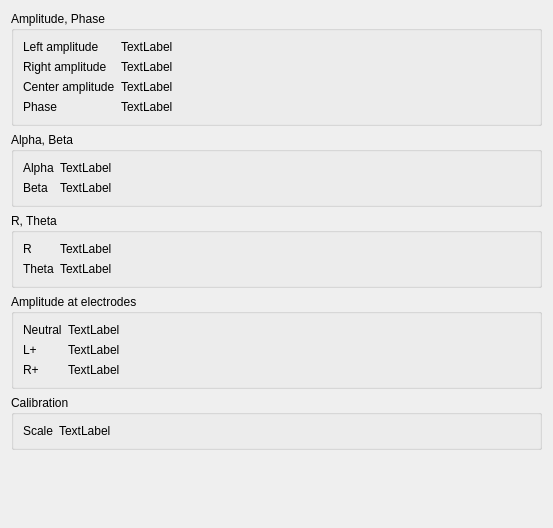
<?xml version="1.0" encoding="UTF-8"?>
<ui version="4.0">
 <class>WaveformDetails</class>
 <widget class="QWidget" name="WaveformDetails">
  <property name="geometry">
   <rect>
    <x>0</x>
    <y>0</y>
    <width>553</width>
    <height>528</height>
   </rect>
  </property>
  <property name="windowTitle">
   <string>Form</string>
  </property>
  <layout class="QVBoxLayout" name="verticalLayout">
   <item>
    <widget class="QGroupBox" name="groupBox_2">
     <property name="title">
      <string>Amplitude, Phase</string>
     </property>
     <layout class="QFormLayout" name="formLayout">
      <item row="0" column="0">
       <widget class="QLabel" name="label">
        <property name="text">
         <string>Left amplitude</string>
        </property>
       </widget>
      </item>
      <item row="0" column="1">
       <widget class="QLabel" name="left_amplitude_label">
        <property name="text">
         <string>TextLabel</string>
        </property>
       </widget>
      </item>
      <item row="1" column="0">
       <widget class="QLabel" name="label_3">
        <property name="text">
         <string>Right amplitude</string>
        </property>
       </widget>
      </item>
      <item row="1" column="1">
       <widget class="QLabel" name="right_amplitude_label">
        <property name="text">
         <string>TextLabel</string>
        </property>
       </widget>
      </item>
      <item row="2" column="0">
       <widget class="QLabel" name="label_7">
        <property name="text">
         <string>Center amplitude</string>
        </property>
       </widget>
      </item>
      <item row="2" column="1">
       <widget class="QLabel" name="center_amplitude_label">
        <property name="text">
         <string>TextLabel</string>
        </property>
       </widget>
      </item>
      <item row="3" column="0">
       <widget class="QLabel" name="label_5">
        <property name="text">
         <string>Phase</string>
        </property>
       </widget>
      </item>
      <item row="3" column="1">
       <widget class="QLabel" name="phase_label">
        <property name="text">
         <string>TextLabel</string>
        </property>
       </widget>
      </item>
     </layout>
    </widget>
   </item>
   <item>
    <widget class="QGroupBox" name="groupBox_3">
     <property name="title">
      <string>Alpha, Beta</string>
     </property>
     <layout class="QFormLayout" name="formLayout_2">
      <item row="0" column="0">
       <widget class="QLabel" name="label_9">
        <property name="text">
         <string>Alpha</string>
        </property>
       </widget>
      </item>
      <item row="0" column="1">
       <widget class="QLabel" name="alpha_label">
        <property name="text">
         <string>TextLabel</string>
        </property>
       </widget>
      </item>
      <item row="1" column="0">
       <widget class="QLabel" name="label_11">
        <property name="text">
         <string>Beta</string>
        </property>
       </widget>
      </item>
      <item row="1" column="1">
       <widget class="QLabel" name="beta_label">
        <property name="text">
         <string>TextLabel</string>
        </property>
       </widget>
      </item>
     </layout>
    </widget>
   </item>
   <item>
    <widget class="QGroupBox" name="groupBox_5">
     <property name="title">
      <string>R, Theta</string>
     </property>
     <layout class="QFormLayout" name="formLayout_5">
      <item row="0" column="0">
       <widget class="QLabel" name="label_8">
        <property name="text">
         <string>R</string>
        </property>
       </widget>
      </item>
      <item row="0" column="1">
       <widget class="QLabel" name="r_label">
        <property name="text">
         <string>TextLabel</string>
        </property>
       </widget>
      </item>
      <item row="1" column="0">
       <widget class="QLabel" name="label_13">
        <property name="text">
         <string>Theta</string>
        </property>
       </widget>
      </item>
      <item row="1" column="1">
       <widget class="QLabel" name="theta_label">
        <property name="text">
         <string>TextLabel</string>
        </property>
       </widget>
      </item>
     </layout>
    </widget>
   </item>
   <item>
    <widget class="QGroupBox" name="groupBox">
     <property name="title">
      <string>Amplitude at electrodes</string>
     </property>
     <layout class="QFormLayout" name="formLayout_3">
      <item row="0" column="0">
       <widget class="QLabel" name="label_2">
        <property name="text">
         <string>Neutral</string>
        </property>
       </widget>
      </item>
      <item row="0" column="1">
       <widget class="QLabel" name="neutral_label">
        <property name="text">
         <string>TextLabel</string>
        </property>
       </widget>
      </item>
      <item row="2" column="0">
       <widget class="QLabel" name="label_6">
        <property name="text">
         <string>R+</string>
        </property>
       </widget>
      </item>
      <item row="2" column="1">
       <widget class="QLabel" name="right_label">
        <property name="text">
         <string>TextLabel</string>
        </property>
       </widget>
      </item>
      <item row="1" column="0">
       <widget class="QLabel" name="label_10">
        <property name="text">
         <string>L+</string>
        </property>
       </widget>
      </item>
      <item row="1" column="1">
       <widget class="QLabel" name="left_label">
        <property name="text">
         <string>TextLabel</string>
        </property>
       </widget>
      </item>
     </layout>
    </widget>
   </item>
   <item>
    <widget class="QGroupBox" name="groupBox_4">
     <property name="title">
      <string>Calibration</string>
     </property>
     <layout class="QFormLayout" name="formLayout_4">
      <item row="0" column="0">
       <widget class="QLabel" name="label_4">
        <property name="text">
         <string>Scale</string>
        </property>
       </widget>
      </item>
      <item row="0" column="1">
       <widget class="QLabel" name="scale_label">
        <property name="text">
         <string>TextLabel</string>
        </property>
       </widget>
      </item>
     </layout>
    </widget>
   </item>
   <item>
    <spacer name="verticalSpacer">
     <property name="orientation">
      <enum>Qt::Vertical</enum>
     </property>
     <property name="sizeHint" stdset="0">
      <size>
       <width>20</width>
       <height>40</height>
      </size>
     </property>
    </spacer>
   </item>
  </layout>
 </widget>
 <resources/>
 <connections/>
</ui>
